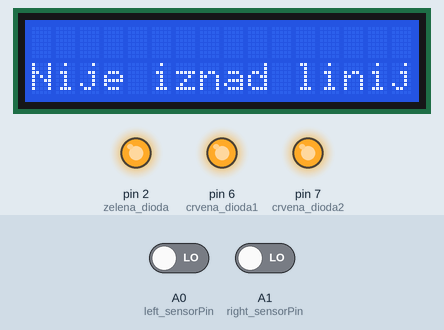
Recording of a sketch running on a simulated Arduino Uno, built with avr-gcc and run on an emulated ATmega328P. Shown: 16×2 character LCD, output pins drawn as LEDs (lit = HIGH). The inputs (shaded band) are chosen by the test bench; at power-on: A1 (right_sensorPin) LOW, A0 (left_sensorPin) LOW.

Above: at 1.2 s.
1.3 s: A1 (right_sensorPin) driven HIGH
At 4.9 s:
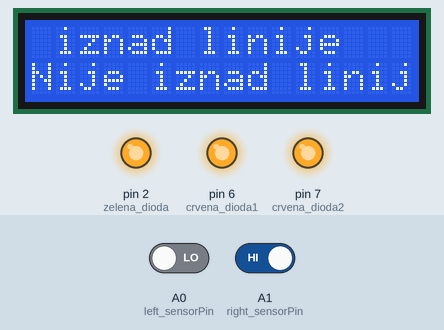
7.3 s: A1 (right_sensorPin) driven LOW
At 9.4 s:
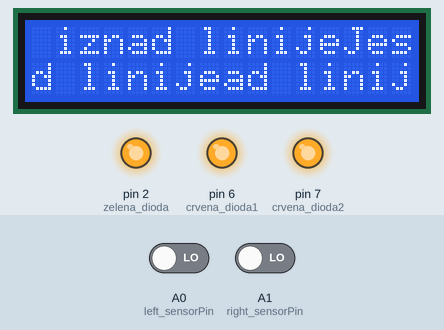
13.3 s: A1 (right_sensorPin) driven HIGH
At 15.4 s:
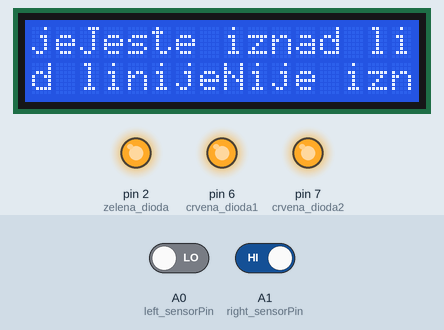
19.3 s: A1 (right_sensorPin) driven LOW
At 23.0 s:
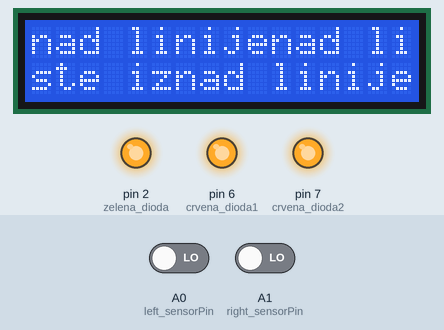
25.3 s: A1 (right_sensorPin) driven HIGH
At 27.4 s:
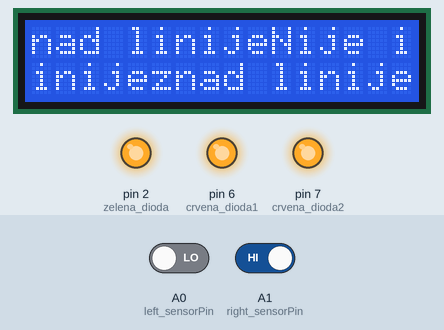
31.3 s: A1 (right_sensorPin) driven LOW
At 33.4 s:
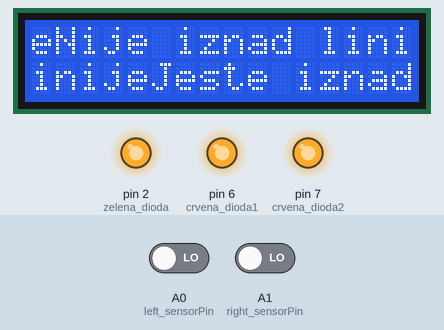
Timing chart, 0 to 34.9 s (numbered marks = the images above; inputs shaded):
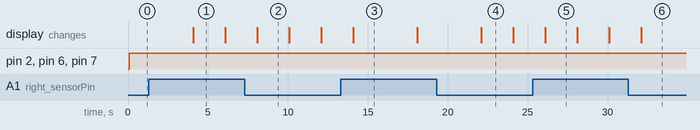

The sketch:

B20_test.ino
```cpp
#include <LiquidCrystal.h>
const int rs=12,en=11,d4=5,d5=4,d6=3,d7=1;
LiquidCrystal lcd(rs,en,d4,d5,d6,d7);
int crvena_dioda1=6;
int crvena_dioda2=7;
int zelena_dioda=2;
const int left_sensorPin=A0;
const int right_sensorPin=A1;
int left_sensorState;
int right_sensorState;
void setup() {
  lcd.begin(16,2);
  lcd.setCursor(0,1);
  pinMode(crvena_dioda1,OUTPUT);
  pinMode(crvena_dioda2,OUTPUT);
  pinMode(zelena_dioda,OUTPUT);
  pinMode(right_sensorPin,INPUT);
  pinMode(left_sensorPin,INPUT);
}

void loop() {
  digitalWrite(crvena_dioda1,HIGH);
  digitalWrite(crvena_dioda2,HIGH);
  digitalWrite(zelena_dioda,HIGH);
  bool linija=digitalRead(right_sensorPin);
  bool linija2=digitalRead(left_sensorPin);
  if(linija==1)
    lcd.print("Jeste iznad linije");
  if(linija==0)
    lcd.print("Nije iznad linije");
  delay(2000);
}
```

Measured:
- after the input at 1.3 s, the display: changes after 2.8 s (image 1)
- after the input at 7.3 s, the display: changes after 0.77 s (image 2)
- after the input at 13.3 s, the display: changes after 0.78 s (image 3)
- after the input at 19.3 s, the display: changes after 2.8 s (image 4)
- after the input at 25.3 s, the display: changes after 0.80 s (image 5)
- after the input at 31.3 s, the display: changes after 0.80 s (image 6)
- what the display in image 1 shows lasts 2.0 s, from 4.1 s to 6.1 s
